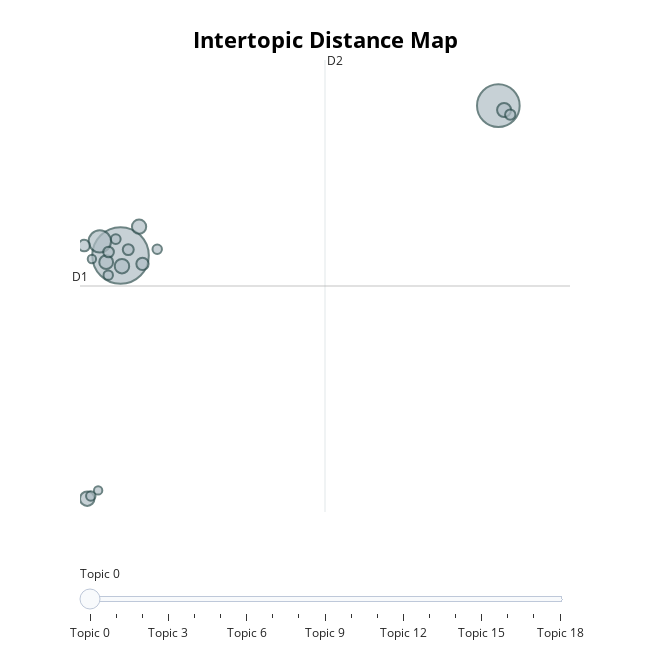

Notebook cell for this chart:
### Code cell
model.visualize_topics(custom_labels=True)

### Figure 1 — Plotly figure (JSON) as saved in the notebook; plotly's stock layout.template omitted (floating-point values rounded to 4 significant figures)
{"data": [{"customdata": [[0, "vote | trump | voter | election | presidency", 505], [1, "biden | obama | democrat | democratic | president", 287], [2, "melania | shouted | triggered | hhahaahahah | love", 79], [3, "judiciary | courts | judges | judge | lawyers", 33], [4, "vaccine | vaccines | vaccination | vaccinate | vaccinating", 33], [5, "gop | republicans | democrats | trumpists | mcconnell", 32], [6, "immigration | deporting | immigrants | immigrant | migrants", 31], [7, "racist | racism | xenophobia | activism | protester", 30], [8, "cnn | documentary | conspiracy | wikileaks | announcing", 24], [9, "putin | impeachment | russia | moscow | trumpsenatecowards", 21], [10, "satan | christians | jesus | christianity | religious", 19], [11, "lying | lie | lied | lies | deceive", 18], [12, "gun | ballistic | missile | shot | gunz", 17], [13, "impeached | impeachment | impeach | convicted | acquittal", 15], [14, "trump2020 | trump2020landslide | 2020 | trump | pence", 14], [15, "outbreak | virus | infected | infection | caused", 14], [16, "pardons | convicted | prison | punishment | sentenced", 14], [17, "covid | flu | coronavirus | political | distraction", 11], [18, "mask | maskers | politics | face | putinpuppiphants", 11]], "hovertemplate": "<b>Topic %{customdata[0]}</b><br>%{customdata[1]}<br>Size: %{customdata[2]}", "legendgroup": "", "marker": {"color": "#B0BEC5", "line": {"color": "DarkSlateGrey", "width": 2}, "size": [505, 287, 79, 33, 33, 32, 31, 30, 24, 21, 19, 18, 17, 15, 14, 14, 14, 11, 11], "sizemode": "area", "sizeref": 0.3156, "symbol": "circle"}, "mode": "markers", "name": "", "orientation": "v", "showlegend": false, "type": "scatter", "x": [0.3027, 13.48, -0.4205, 0.3529, -0.8591, 0.9493, 13.68, -0.1984, 1.068, -0.966, 0.5721, -0.1149, 13.89, 0.1363, 1.582, -0.735, -0.1261, -0.4783, -0.696], "xaxis": "x", "y": [7.121, 14.04, 7.773, 6.63, -4.098, 8.454, 13.84, 6.815, 6.738, 7.58, 7.394, 7.283, 13.62, 7.88, 7.414, -3.974, 6.217, -3.718, 6.963], "yaxis": "y"}], "layout": {"annotations": [{"showarrow": false, "text": "D1", "x": -1.111, "y": 5.716, "yshift": 10}, {"showarrow": false, "text": "D2", "x": 7.433, "xshift": 10, "y": 16.14}], "height": 650, "hoverlabel": {"bgcolor": "white", "font": {"family": "Rockwell", "size": 16}}, "legend": {"itemsizing": "constant", "tracegroupgap": 0}, "margin": {"t": 60}, "shapes": [{"line": {"color": "#CFD8DC", "width": 2}, "type": "line", "x0": 7.433, "x1": 7.433, "y0": -4.713, "y1": 16.14}, {"line": {"color": "#9E9E9E", "width": 2}, "type": "line", "x0": -1.111, "x1": 15.98, "y0": 5.716, "y1": 5.716}], "sliders": [{"active": 0, "pad": {"t": 50}, "steps": [{"args": [{"marker.color": [["red", "#B0BEC5", "#B0BEC5", "#B0BEC5", "#B0BEC5", "#B0BEC5", "#B0BEC5", "#B0BEC5", "#B0BEC5", "#B0BEC5", "#B0BEC5", "#B0BEC5", "#B0BEC5", "#B0BEC5", "#B0BEC5", "#B0BEC5", "#B0BEC5", "#B0BEC5", "#B0BEC5"]]}], "label": "Topic 0", "method": "update"}, {"args": [{"marker.color": [["#B0BEC5", "red", "#B0BEC5", "#B0BEC5", "#B0BEC5", "#B0BEC5", "#B0BEC5", "#B0BEC5", "#B0BEC5", "#B0BEC5", "#B0BEC5", "#B0BEC5", "#B0BEC5", "#B0BEC5", "#B0BEC5", "#B0BEC5", "#B0BEC5", "#B0BEC5", "#B0BEC5"]]}], "label": "Topic 1", "method": "update"}, {"args": [{"marker.color": [["#B0BEC5", "#B0BEC5", "red", "#B0BEC5", "#B0BEC5", "#B0BEC5", "#B0BEC5", "#B0BEC5", "#B0BEC5", "#B0BEC5", "#B0BEC5", "#B0BEC5", "#B0BEC5", "#B0BEC5", "#B0BEC5", "#B0BEC5", "#B0BEC5", "#B0BEC5", "#B0BEC5"]]}], "label": "Topic 2", "method": "update"}, {"args": [{"marker.color": [["#B0BEC5", "#B0BEC5", "#B0BEC5", "red", "#B0BEC5", "#B0BEC5", "#B0BEC5", "#B0BEC5", "#B0BEC5", "#B0BEC5", "#B0BEC5", "#B0BEC5", "#B0BEC5", "#B0BEC5", "#B0BEC5", "#B0BEC5", "#B0BEC5", "#B0BEC5", "#B0BEC5"]]}], "label": "Topic 3", "method": "update"}, {"args": [{"marker.color": [["#B0BEC5", "#B0BEC5", "#B0BEC5", "#B0BEC5", "red", "#B0BEC5", "#B0BEC5", "#B0BEC5", "#B0BEC5", "#B0BEC5", "#B0BEC5", "#B0BEC5", "#B0BEC5", "#B0BEC5", "#B0BEC5", "#B0BEC5", "#B0BEC5", "#B0BEC5", "#B0BEC5"]]}], "label": "Topic 4", "method": "update"}, {"args": [{"marker.color": [["#B0BEC5", "#B0BEC5", "#B0BEC5", "#B0BEC5", "#B0BEC5", "red", "#B0BEC5", "#B0BEC5", "#B0BEC5", "#B0BEC5", "#B0BEC5", "#B0BEC5", "#B0BEC5", "#B0BEC5", "#B0BEC5", "#B0BEC5", "#B0BEC5", "#B0BEC5", "#B0BEC5"]]}], "label": "Topic 5", "method": "update"}, {"args": [{"marker.color": [["#B0BEC5", "#B0BEC5", "#B0BEC5", "#B0BEC5", "#B0BEC5", "#B0BEC5", "red", "#B0BEC5", "#B0BEC5", "#B0BEC5", "#B0BEC5", "#B0BEC5", "#B0BEC5", "#B0BEC5", "#B0BEC5", "#B0BEC5", "#B0BEC5", "#B0BEC5", "#B0BEC5"]]}], "label": "Topic 6", "method": "update"}, {"args": [{"marker.color": [["#B0BEC5", "#B0BEC5", "#B0BEC5", "#B0BEC5", "#B0BEC5", "#B0BEC5", "#B0BEC5", "red", "#B0BEC5", "#B0BEC5", "#B0BEC5", "#B0BEC5", "#B0BEC5", "#B0BEC5", "#B0BEC5", "#B0BEC5", "#B0BEC5", "#B0BEC5", "#B0BEC5"]]}], "label": "Topic 7", "method": "update"}, {"args": [{"marker.color": [["#B0BEC5", "#B0BEC5", "#B0BEC5", "#B0BEC5", "#B0BEC5", "#B0BEC5", "#B0BEC5", "#B0BEC5", "red", "#B0BEC5", "#B0BEC5", "#B0BEC5", "#B0BEC5", "#B0BEC5", "#B0BEC5", "#B0BEC5", "#B0BEC5", "#B0BEC5", "#B0BEC5"]]}], "label": "Topic 8", "method": "update"}, {"args": [{"marker.color": [["#B0BEC5", "#B0BEC5", "#B0BEC5", "#B0BEC5", "#B0BEC5", "#B0BEC5", "#B0BEC5", "#B0BEC5", "#B0BEC5", "red", "#B0BEC5", "#B0BEC5", "#B0BEC5", "#B0BEC5", "#B0BEC5", "#B0BEC5", "#B0BEC5", "#B0BEC5", "#B0BEC5"]]}], "label": "Topic 9", "method": "update"}, {"args": [{"marker.color": [["#B0BEC5", "#B0BEC5", "#B0BEC5", "#B0BEC5", "#B0BEC5", "#B0BEC5", "#B0BEC5", "#B0BEC5", "#B0BEC5", "#B0BEC5", "red", "#B0BEC5", "#B0BEC5", "#B0BEC5", "#B0BEC5", "#B0BEC5", "#B0BEC5", "#B0BEC5", "#B0BEC5"]]}], "label": "Topic 10", "method": "update"}, {"args": [{"marker.color": [["#B0BEC5", "#B0BEC5", "#B0BEC5", "#B0BEC5", "#B0BEC5", "#B0BEC5", "#B0BEC5", "#B0BEC5", "#B0BEC5", "#B0BEC5", "#B0BEC5", "red", "#B0BEC5", "#B0BEC5", "#B0BEC5", "#B0BEC5", "#B0BEC5", "#B0BEC5", "#B0BEC5"]]}], "label": "Topic 11", "method": "update"}, {"args": [{"marker.color": [["#B0BEC5", "#B0BEC5", "#B0BEC5", "#B0BEC5", "#B0BEC5", "#B0BEC5", "#B0BEC5", "#B0BEC5", "#B0BEC5", "#B0BEC5", "#B0BEC5", "#B0BEC5", "red", "#B0BEC5", "#B0BEC5", "#B0BEC5", "#B0BEC5", "#B0BEC5", "#B0BEC5"]]}], "label": "Topic 12", "method": "update"}, {"args": [{"marker.color": [["#B0BEC5", "#B0BEC5", "#B0BEC5", "#B0BEC5", "#B0BEC5", "#B0BEC5", "#B0BEC5", "#B0BEC5", "#B0BEC5", "#B0BEC5", "#B0BEC5", "#B0BEC5", "#B0BEC5", "red", "#B0BEC5", "#B0BEC5", "#B0BEC5", "#B0BEC5", "#B0BEC5"]]}], "label": "Topic 13", "method": "update"}, {"args": [{"marker.color": [["#B0BEC5", "#B0BEC5", "#B0BEC5", "#B0BEC5", "#B0BEC5", "#B0BEC5", "#B0BEC5", "#B0BEC5", "#B0BEC5", "#B0BEC5", "#B0BEC5", "#B0BEC5", "#B0BEC5", "#B0BEC5", "red", "#B0BEC5", "#B0BEC5", "#B0BEC5", "#B0BEC5"]]}], "label": "Topic 14", "method": "update"}, {"args": [{"marker.color": [["#B0BEC5", "#B0BEC5", "#B0BEC5", "#B0BEC5", "#B0BEC5", "#B0BEC5", "#B0BEC5", "#B0BEC5", "#B0BEC5", "#B0BEC5", "#B0BEC5", "#B0BEC5", "#B0BEC5", "#B0BEC5", "#B0BEC5", "red", "#B0BEC5", "#B0BEC5", "#B0BEC5"]]}], "label": "Topic 15", "method": "update"}, {"args": [{"marker.color": [["#B0BEC5", "#B0BEC5", "#B0BEC5", "#B0BEC5", "#B0BEC5", "#B0BEC5", "#B0BEC5", "#B0BEC5", "#B0BEC5", "#B0BEC5", "#B0BEC5", "#B0BEC5", "#B0BEC5", "#B0BEC5", "#B0BEC5", "#B0BEC5", "red", "#B0BEC5", "#B0BEC5"]]}], "label": "Topic 16", "method": "update"}, {"args": [{"marker.color": [["#B0BEC5", "#B0BEC5", "#B0BEC5", "#B0BEC5", "#B0BEC5", "#B0BEC5", "#B0BEC5", "#B0BEC5", "#B0BEC5", "#B0BEC5", "#B0BEC5", "#B0BEC5", "#B0BEC5", "#B0BEC5", "#B0BEC5", "#B0BEC5", "#B0BEC5", "red", "#B0BEC5"]]}], "label": "Topic 17", "method": "update"}, {"args": [{"marker.color": [["#B0BEC5", "#B0BEC5", "#B0BEC5", "#B0BEC5", "#B0BEC5", "#B0BEC5", "#B0BEC5", "#B0BEC5", "#B0BEC5", "#B0BEC5", "#B0BEC5", "#B0BEC5", "#B0BEC5", "#B0BEC5", "#B0BEC5", "#B0BEC5", "#B0BEC5", "#B0BEC5", "red"]]}], "label": "Topic 18", "method": "update"}]}], "title": {"font": {"color": "Black", "size": 22}, "text": "<b>Intertopic Distance Map</b>", "x": 0.5, "xanchor": "center", "y": 0.95, "yanchor": "top"}, "width": 650, "xaxis": {"anchor": "y", "domain": [0, 1], "range": [-1.111, 15.98], "title": {"text": ""}, "visible": false}, "yaxis": {"anchor": "x", "domain": [0, 1], "range": [-4.713, 16.14], "title": {"text": ""}, "visible": false}}}
